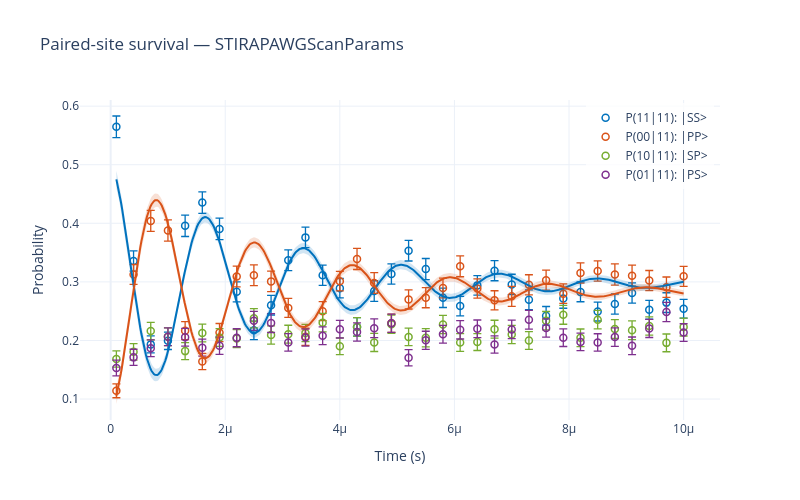

Notebook code cell kept with this figure:
### Markdown cell above
## Paired-site conditional probabilities

### Code cell
# Paired-site conditional probabilities: P(img2=AB | img1=11)
# Pairs neighboring sites (0&1, 2&3, ...)
import importlib
importlib.reload(prob)

import plotly.graph_objects as go
import numpy as np

(p1111_sr, p1111_sem_sr, p1100_sr, p1100_sem_sr,
 p1110_sr, p1110_sem_sr, p1101_sr, p1101_sem_sr) = prob.pair_prob_site_resolved(logic1, logic2)

(p1111_mean, p1111_sem, p1100_mean, p1100_sem,
 p1110_mean, p1110_sem, p1101_mean, p1101_sem) = prob.pair_prob(logic1, logic2)

# ---- Joint fit: dipolar exchange ----
import yb_analysis.analysis.fittings.dipolar_exchange as _de
importlib.reload(_de)
from yb_analysis.analysis.fittings.dipolar_exchange import fit_dipolar_exchange

result = fit_dipolar_exchange(scan_params, p1111_mean, p1100_mean,
                                      yerr_ss=p1111_sem, yerr_pp=p1100_sem)
if result:
    A, omega, phi, gamma, B_SS, B_PP = result['params']
    perr = result['perr']
    print(f"Fit results:")
    print(f"  freq  = {result['freq']:.4f} Hz  (omega = {omega:.4f} rad/s)")
    print(f"  A     = {A:.4f} +/- {perr[0]:.4f}")
    print(f"  gamma = {gamma:.4f} +/- {perr[3]:.4f} s^-1  (T2 = {1/gamma*10**6:.4f} us)")
    print(f"  phi   = {phi:.4f} +/- {perr[2]:.4f} rad")
    print(f"  B_SS  = {B_SS:.4f} +/- {perr[4]:.4f}")
    print(f"  B_PP  = {B_PP:.4f} +/- {perr[5]:.4f}")

# ---------- Plot ----------
show = {
    'P(11|11): |SS>': (p1111_mean, p1111_sem, True),
    'P(00|11): |PP>': (p1100_mean, p1100_sem, True),
    'P(10|11): |SP>': (p1110_mean, p1110_sem, True),
    'P(01|11): |PS>': (p1101_mean, p1101_sem, True),
}
colors = ['#0072BD', '#D95319', '#77AC30', '#7E2F8E']

x = scan_params
fig = go.Figure()
for (label, (y, yerr, visible)), color in zip(show.items(), colors):
    if not visible:
        continue
    fig.add_trace(go.Scatter(
        x=x, y=y,
        error_y=dict(type='data', array=yerr, visible=True, color=color, thickness=1.3),
        mode='markers', name=label,
        marker=dict(size=7, symbol='circle-open', color=color, line=dict(width=1.5)),
    ))

if result:
    t_fit = result['x_fit']
    # SS fit + band (blue)
    fig.add_trace(go.Scatter(x=t_fit, y=result['y_fit_ss'], mode='lines',
                              name='fit |SS>', line=dict(color='#0072BD', width=2),
                              showlegend=False))
    fig.add_trace(go.Scatter(
        x=np.concatenate([t_fit, t_fit[::-1]]),
        y=np.concatenate([result['y_fit_ss'] + result['sigma_ss'],
                          (result['y_fit_ss'] - result['sigma_ss'])[::-1]]),
        fill='toself', fillcolor='rgba(0,114,189,0.18)', line=dict(width=0),
        showlegend=False, hoverinfo='skip',
    ))
    # PP fit + band (red)
    fig.add_trace(go.Scatter(x=t_fit, y=result['y_fit_pp'], mode='lines',
                              name='fit |PP>', line=dict(color='#D95319', width=2),
                              showlegend=False))
    fig.add_trace(go.Scatter(
        x=np.concatenate([t_fit, t_fit[::-1]]),
        y=np.concatenate([result['y_fit_pp'] + result['sigma_pp'],
                          (result['y_fit_pp'] - result['sigma_pp'])[::-1]]),
        fill='toself', fillcolor='rgba(217,83,25,0.18)', line=dict(width=0),
        showlegend=False, hoverinfo='skip',
    ))

fig.update_layout(
    height = 500,
    width = 800,
    xaxis_title='Time (s)',
    yaxis_title='Probability',
    title=f'Paired-site survival \u2014 {scanName}',
    template='plotly_white',
    legend=dict(x=0.99, y=0.99, xanchor='right', bgcolor='rgba(255,255,255,0.8)'),
)
fig.show()

### Figure 1 — Plotly figure (JSON) as saved in the notebook; plotly's stock layout.template omitted (floating-point values rounded to 4 significant figures; data arrays with more than 128 entries replaced by an {"elided": "..."} marker saying what was removed)
{"data": [{"error_y": {"array": [0.01849, 0.01733, 0.01442, 0.01487, 0.01829, 0.01849, 0.01835, 0.01716, 0.0158, 0.01673, 0.01772, 0.0175, 0.01731, 0.01648, 0.01585, 0.01755, 0.01724, 0.01766, 0.018, 0.01658, 0.01665, 0.01658, 0.01725, 0.01737, 0.01671, 0.01593, 0.0166, 0.01686, 0.0161, 0.01717, 0.01729, 0.01618, 0.01687, 0.016], "color": "#0072BD", "thickness": 1.3, "type": "data", "visible": true}, "marker": {"color": "#0072BD", "line": {"width": 1.5}, "size": 7, "symbol": "circle-open"}, "mode": "markers", "name": "P(11|11): |SS>", "type": "scatter", "x": [1e-07, 4e-07, 7e-07, 1e-06, 1.3e-06, 1.6e-06, 1.9e-06, 2.2e-06, 2.5e-06, 2.8e-06, 3.1e-06, 3.4e-06, 3.7e-06, 4e-06, 4.3e-06, 4.6e-06, 4.9e-06, 5.2e-06, 5.5e-06, 5.8e-06, 6.1e-06, 6.4e-06, 6.7e-06, 7e-06, 7.3e-06, 7.6e-06, 7.9e-06, 8.2e-06, 8.5e-06, 8.8e-06, 9.1e-06, 9.4e-06, 9.7e-06, 1e-05], "y": [0.5647, 0.3356, 0.1933, 0.1994, 0.3958, 0.4353, 0.3904, 0.283, 0.2173, 0.2602, 0.3371, 0.376, 0.3115, 0.2893, 0.2232, 0.2844, 0.3135, 0.3533, 0.322, 0.2729, 0.2587, 0.294, 0.3192, 0.2957, 0.2695, 0.242, 0.2716, 0.2829, 0.2493, 0.2622, 0.2811, 0.2524, 0.2646, 0.2541]}, {"error_y": {"array": [0.01185, 0.01702, 0.01792, 0.01813, 0.01541, 0.01381, 0.01541, 0.01761, 0.01774, 0.01749, 0.01635, 0.01462, 0.01618, 0.01667, 0.01802, 0.01779, 0.01562, 0.0164, 0.01716, 0.01688, 0.01783, 0.01649, 0.0164, 0.01701, 0.01718, 0.01709, 0.01676, 0.01739, 0.01734, 0.0181, 0.0178, 0.0171, 0.01737, 0.01699], "color": "#D95319", "thickness": 1.3, "type": "data", "visible": true}, "marker": {"color": "#D95319", "line": {"width": 1.5}, "size": 7, "symbol": "circle-open"}, "mode": "markers", "name": "P(00|11): |PP>", "type": "scatter", "x": [1e-07, 4e-07, 7e-07, 1e-06, 1.3e-06, 1.6e-06, 1.9e-06, 2.2e-06, 2.5e-06, 2.8e-06, 3.1e-06, 3.4e-06, 3.7e-06, 4e-06, 4.3e-06, 4.6e-06, 4.9e-06, 5.2e-06, 5.5e-06, 5.8e-06, 6.1e-06, 6.4e-06, 6.7e-06, 7e-06, 7.3e-06, 7.6e-06, 7.9e-06, 8.2e-06, 8.5e-06, 8.8e-06, 9.1e-06, 9.4e-06, 9.7e-06, 1e-05], "y": [0.114, 0.3127, 0.404, 0.3878, 0.2168, 0.1641, 0.2136, 0.3091, 0.3113, 0.3009, 0.2556, 0.2063, 0.25, 0.3012, 0.3391, 0.298, 0.2293, 0.2701, 0.273, 0.2895, 0.3266, 0.2887, 0.2685, 0.2754, 0.295, 0.3029, 0.2799, 0.3151, 0.3186, 0.3125, 0.3107, 0.3024, 0.2909, 0.3095]}, {"error_y": {"array": [0.01395, 0.01412, 0.01503, 0.01506, 0.01442, 0.01526, 0.01519, 0.01533, 0.01632, 0.01551, 0.01528, 0.01479, 0.01574, 0.01426, 0.01585, 0.01546, 0.01559, 0.01494, 0.01554, 0.01559, 0.01511, 0.01448, 0.01531, 0.01551, 0.01506, 0.01574, 0.01602, 0.01509, 0.01579, 0.01616, 0.01587, 0.01554, 0.01518, 0.0153], "color": "#77AC30", "thickness": 1.3, "type": "data", "visible": true}, "marker": {"color": "#77AC30", "line": {"width": 1.5}, "size": 7, "symbol": "circle-open"}, "mode": "markers", "name": "P(10|11): |SP>", "type": "scatter", "x": [1e-07, 4e-07, 7e-07, 1e-06, 1.3e-06, 1.6e-06, 1.9e-06, 2.2e-06, 2.5e-06, 2.8e-06, 3.1e-06, 3.4e-06, 3.7e-06, 4e-06, 4.3e-06, 4.6e-06, 4.9e-06, 5.2e-06, 5.5e-06, 5.8e-06, 6.1e-06, 6.4e-06, 6.7e-06, 7e-06, 7.3e-06, 7.6e-06, 7.9e-06, 8.2e-06, 8.5e-06, 8.8e-06, 9.1e-06, 9.4e-06, 9.7e-06, 1e-05], "y": [0.1683, 0.1806, 0.216, 0.2064, 0.1818, 0.2128, 0.2051, 0.2032, 0.2379, 0.2093, 0.2107, 0.2128, 0.2304, 0.1902, 0.2232, 0.1967, 0.2279, 0.206, 0.2047, 0.2271, 0.1965, 0.1974, 0.2192, 0.2101, 0.2, 0.2337, 0.2437, 0.2045, 0.2355, 0.2195, 0.2175, 0.2247, 0.1959, 0.223]}, {"error_y": {"array": [0.01342, 0.01383, 0.01423, 0.01506, 0.01511, 0.01456, 0.01478, 0.01537, 0.01621, 0.01604, 0.0149, 0.01459, 0.01517, 0.01504, 0.01563, 0.01614, 0.01562, 0.01389, 0.01542, 0.01517, 0.0157, 0.01507, 0.01461, 0.01574, 0.01598, 0.01544, 0.01506, 0.0149, 0.01479, 0.01578, 0.01511, 0.01544, 0.01652, 0.01506], "color": "#7E2F8E", "thickness": 1.3, "type": "data", "visible": true}, "marker": {"color": "#7E2F8E", "line": {"width": 1.5}, "size": 7, "symbol": "circle-open"}, "mode": "markers", "name": "P(01|11): |PS>", "type": "scatter", "x": [1e-07, 4e-07, 7e-07, 1e-06, 1.3e-06, 1.6e-06, 1.9e-06, 2.2e-06, 2.5e-06, 2.8e-06, 3.1e-06, 3.4e-06, 3.7e-06, 4e-06, 4.3e-06, 4.6e-06, 4.9e-06, 5.2e-06, 5.5e-06, 5.8e-06, 6.1e-06, 6.4e-06, 6.7e-06, 7e-06, 7.3e-06, 7.6e-06, 7.9e-06, 8.2e-06, 8.5e-06, 8.8e-06, 9.1e-06, 9.4e-06, 9.7e-06, 1e-05], "y": [0.153, 0.1712, 0.1867, 0.2064, 0.2056, 0.1878, 0.1909, 0.2046, 0.2335, 0.2297, 0.1966, 0.205, 0.2081, 0.2193, 0.2145, 0.2209, 0.2293, 0.1705, 0.2003, 0.2105, 0.2182, 0.2199, 0.1932, 0.2188, 0.2355, 0.2213, 0.2047, 0.1975, 0.1967, 0.2058, 0.1908, 0.2205, 0.2485, 0.2135]}, {"line": {"color": "#0072BD", "width": 2}, "mode": "lines", "name": "fit |SS>", "showlegend": false, "type": "scatter", "x": {"elided": "500 float values"}, "y": {"elided": "500 float values"}}, {"fill": "toself", "fillcolor": "rgba(0,114,189,0.18)", "hoverinfo": "skip", "line": {"width": 0}, "showlegend": false, "type": "scatter", "x": {"elided": "1000 float values"}, "y": {"elided": "1000 float values"}}, {"line": {"color": "#D95319", "width": 2}, "mode": "lines", "name": "fit |PP>", "showlegend": false, "type": "scatter", "x": {"elided": "500 float values"}, "y": {"elided": "500 float values"}}, {"fill": "toself", "fillcolor": "rgba(217,83,25,0.18)", "hoverinfo": "skip", "line": {"width": 0}, "showlegend": false, "type": "scatter", "x": {"elided": "1000 float values"}, "y": {"elided": "1000 float values"}}], "layout": {"height": 500, "legend": {"bgcolor": "rgba(255,255,255,0.8)", "x": 0.99, "xanchor": "right", "y": 0.99}, "title": {"text": "Paired-site survival — STIRAPAWGScanParams"}, "width": 800, "xaxis": {"title": {"text": "Time (s)"}}, "yaxis": {"title": {"text": "Probability"}}}}
